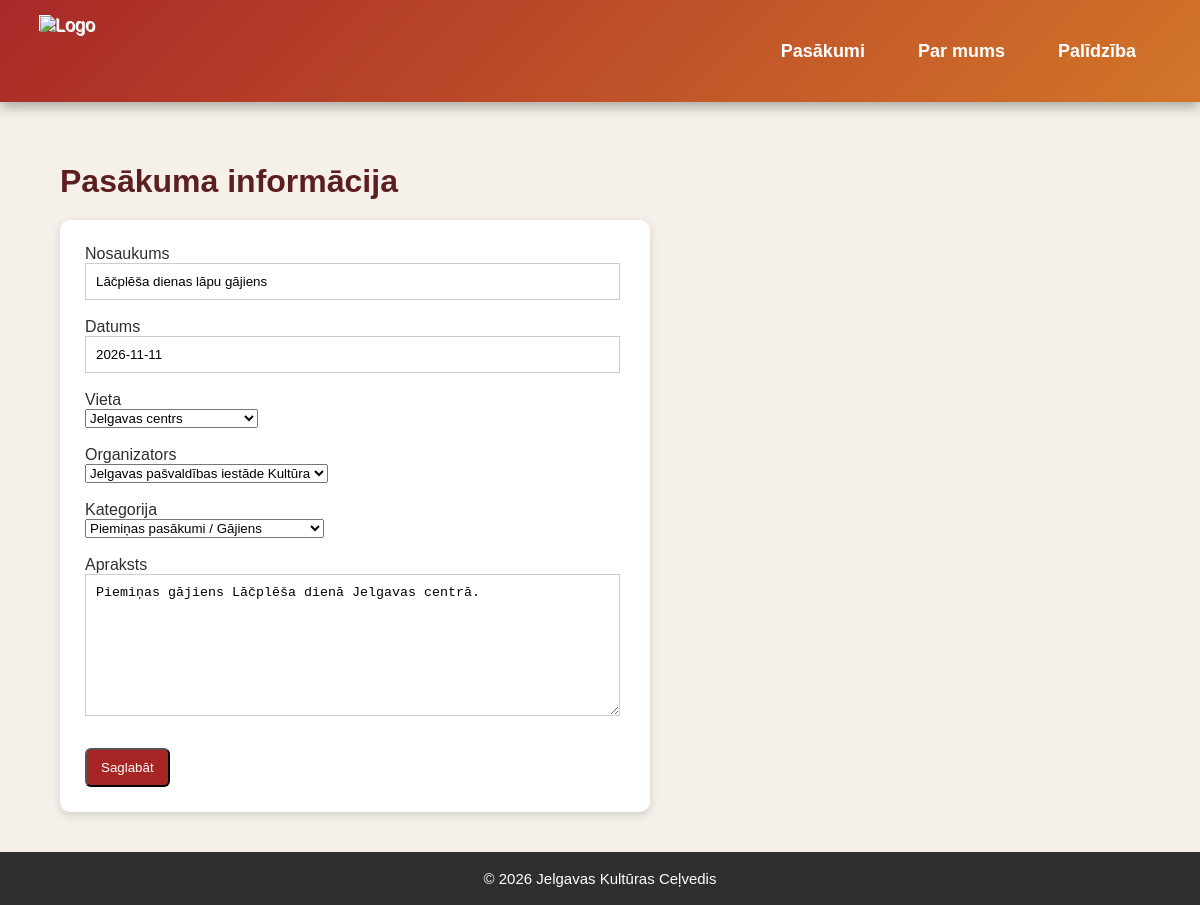
The app's page /pasakumi/9/edit, older data.
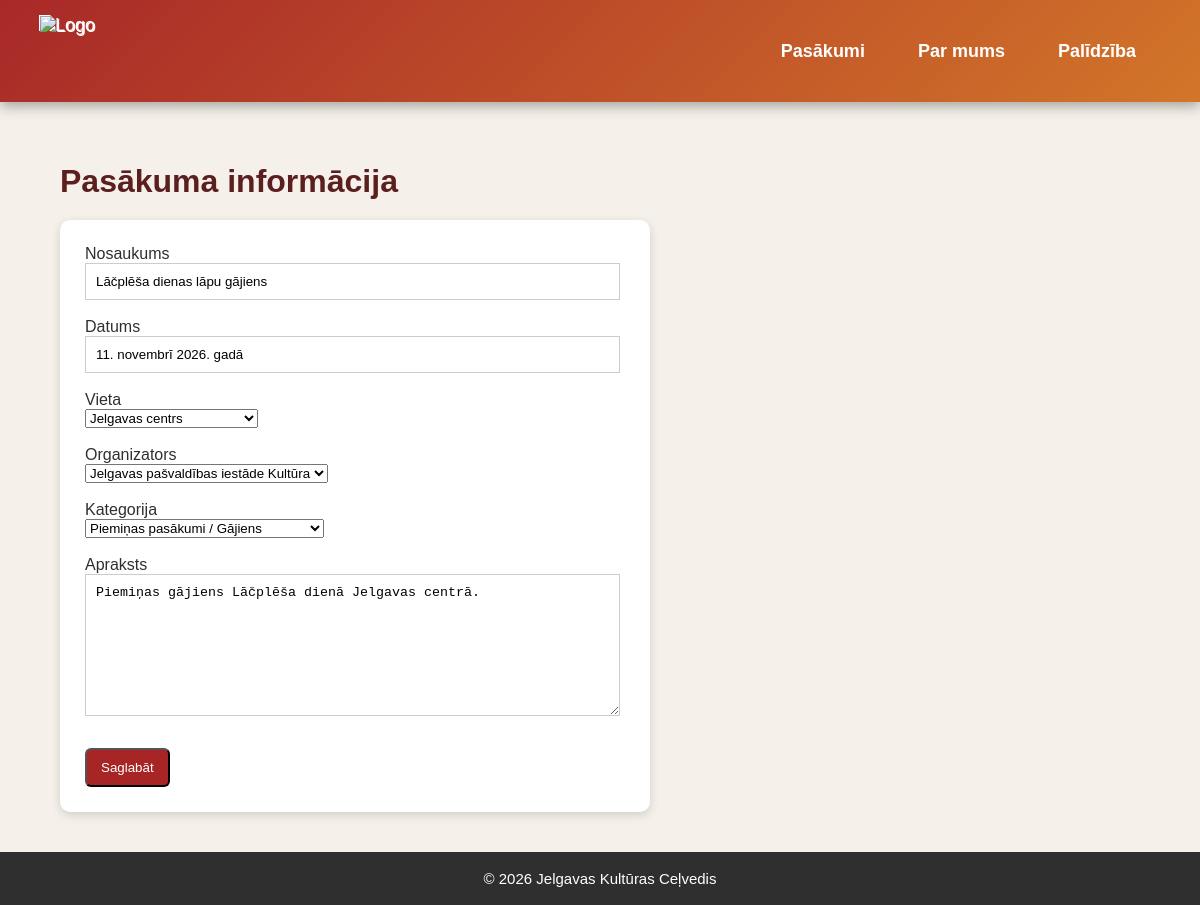
The same page, newer data.
### tables this page shows
CREATE TABLE events (
    id INTEGER PRIMARY KEY AUTOINCREMENT,
    title TEXT NOT NULL,
    event_date TEXT NOT NULL,
    location_id INTEGER NOT NULL,
    organizer_id INTEGER NOT NULL,
    category_id INTEGER NOT NULL,
    description TEXT,
    FOREIGN KEY (location_id) REFERENCES locations(id),
    FOREIGN KEY (organizer_id) REFERENCES organizers(id),
    FOREIGN KEY (category_id) REFERENCES categories(id)
);

CREATE TABLE locations (
    id INTEGER PRIMARY KEY AUTOINCREMENT,
    name TEXT NOT NULL,
    address TEXT
);

CREATE TABLE organizers (
    id INTEGER PRIMARY KEY AUTOINCREMENT,
    name TEXT NOT NULL,
    contact TEXT,
    phone_number TEXT
);

CREATE TABLE categories (
    id INTEGER PRIMARY KEY AUTOINCREMENT,
    category_name TEXT NOT NULL,
    subcategory_name TEXT
);

### app.py (the view, shortened to what this page needs)
@app.route("/pasakumi/<int:event_id>/edit", methods=["GET", "POST"])
def edit_event(event_id):
    conn = get_db_connection()
    event = conn.execute("SELECT * FROM events WHERE id = ?", (event_id,)).fetchone()
    locations, organizers, categories = get_form_data(conn)
    conn.close()
    return render_template("edit.html", event=event, locations=locations, organizers=organizers, categories=categories)

### app.py (called while the page is built)
def get_db_connection():
    db = Path(__file__).parent / "events.db"
    conn = sqlite3.connect(db)
    conn.row_factory = sqlite3.Row
    return conn

def get_form_data(conn):
    return (
        conn.execute("SELECT * FROM locations").fetchall(),
        conn.execute("SELECT * FROM organizers").fetchall(),
        conn.execute("SELECT * FROM categories").fetchall()
    )

### templates/edit.html (shortened to what this page needs)
{% extends "base.html" %}
{% block content %}
<h1>Pasākuma informācija</h1>
<form method="POST" class="form">
    <label>Nosaukums</label><br>
    <input type="text" name="title" value="{{ event['title'] }}" required><br><br>
    <label>Datums</label><br>
    <input type="text" name="event_date" value="{{ event['event_date'] }}" required><br><br>
    <label>Vieta</label><br>
    <select name="location_id">
        {% for location in locations %}
            <option value="{{ location['id'] }}" {% if location['id'] == event['location_id'] %}selected{% endif %}>
                {{ location['name'] }}
            </option>
        {% endfor %}
    </select><br><br>
    <label>Organizators</label><br>
    <select name="organizer_id">
        {% for organizer in organizers %}
            <option value="{{ organizer['id'] }}" {% if organizer['id'] == event['organizer_id'] %}selected{% endif %}>
                {{ organizer['name'] }}
            </option>
        {% endfor %}
    </select><br><br>
    <label>Kategorija</label><br>
    <select name="category_id">
        {% for category in categories %}
            <option value="{{ category['id'] }}" {% if category['id'] == event['category_id'] %}selected{% endif %}>
                {{ category['category_name'] }} / {{ category['subcategory_name'] }}
            </option>
        {% endfor %}
    </select><br><br>
    <label>Apraksts</label><br>
    <textarea name="description" required>{{ event['description'] }}</textarea><br><br>
    <button type="submit" class="button">Saglabāt</button>
</form>
{% endblock %}

Row changes from the older to the newer data that the page shows:
changed events "Lāčplēša dienas lāpu gājiens": event_date "2026-11-11" → "11. novembrī 2026. gadā"
